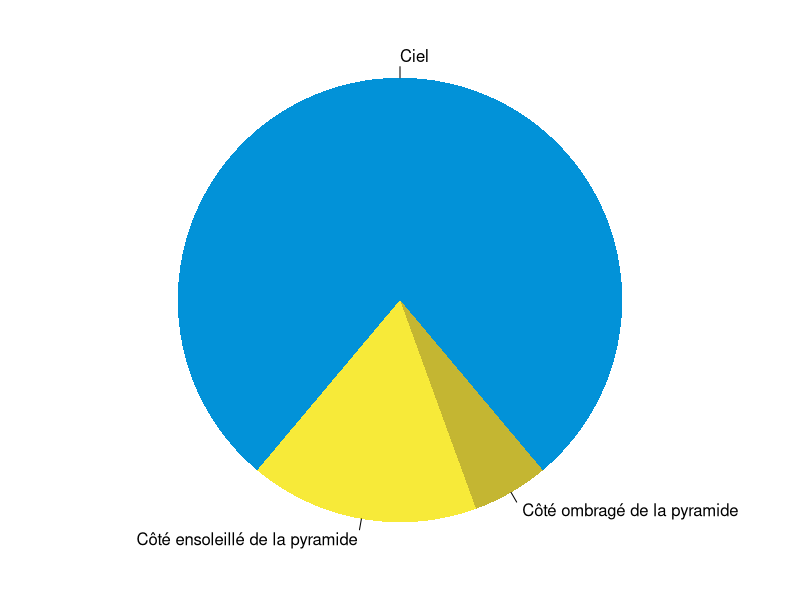

Source code (R):
## ---- chunk 1
par(mar = c(0, 1, 0, 1))
pie(
  c(280, 60, 20),
  c('Ciel', 'Côté ensoleillé de la pyramide', 'Côté ombragé de la pyramide'),
  col = c('#0292D8', '#F7EA39', '#C4B632'),
  init.angle = -50, border = NA
)
